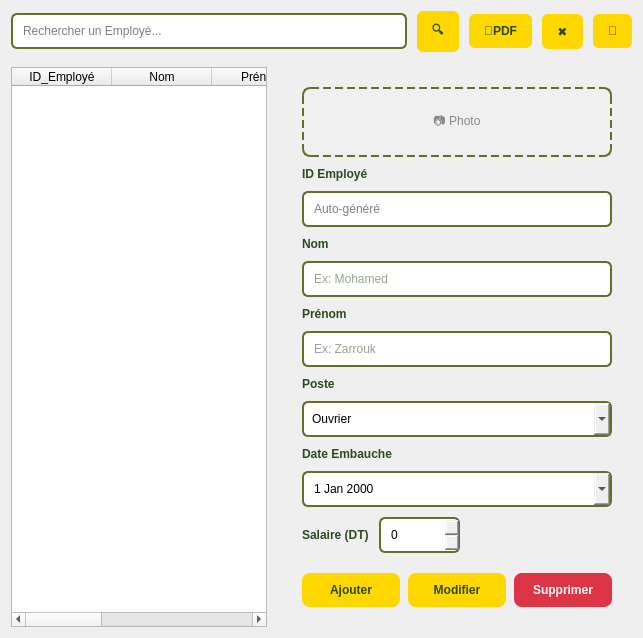
          <widget class="QWidget" name="employeListTab">
           <attribute name="title">
            <string>Liste des Employés</string>
           </attribute>
           <layout class="QVBoxLayout" name="employeTab1Layout">
            <property name="spacing">
             <number>15</number>
            </property>
            <item>
             <layout class="QHBoxLayout" name="employeSearchLayout">
              <property name="spacing">
               <number>10</number>
              </property>
              <item>
               <widget class="QLineEdit" name="searchBoxEmploye">
                <property name="styleSheet">
                 <string notr="true">padding: 8px; border: 2px solid #5d732c; border-radius: 6px;</string>
                </property>
                <property name="placeholderText">
                 <string>Rechercher un Employé...</string>
                </property>
               </widget>
              </item>
              <item>
               <widget class="QPushButton" name="btnSearchEmploye">
                <property name="styleSheet">
                 <string>background: #ffd700; color: #2d4a1f; border: none; padding: 10px 15px; border-radius: 6px; font-weight: bold;</string>
                </property>
                <property name="text">
                 <string>🔍</string>
                </property>
               </widget>
              </item>
              <item>
               <widget class="QPushButton" name="exportButton">
                <property name="styleSheet">
                 <string>background: #ffd700; color: #2d4a1f; border: none; padding: 10px 15px; border-radius: 6px; font-weight: bold;</string>
                </property>
                <property name="text">
                 <string>📄PDF</string>
                </property>
               </widget>
              </item>
              <item>
               <widget class="QPushButton" name="btnClearEmploye">
                <property name="styleSheet">
                 <string>background: #ffd700; color: #2d4a1f; border: none; padding: 10px 15px; border-radius: 6px; font-weight: bold;</string>
                </property>
                <property name="text">
                 <string>✖</string>
                </property>
               </widget>
              </item>
              <item>
               <widget class="QPushButton" name="btnRefreshEmploye">
                <property name="styleSheet">
                 <string>background: #ffd700; color: #2d4a1f; border: none; padding: 10px 15px; border-radius: 6px; font-weight: bold;</string>
                </property>
                <property name="text">
                 <string>🔄</string>
                </property>
               </widget>
              </item>
             </layout>
            </item>
            <item>
             <layout class="QHBoxLayout" name="splitLayoutEmploye">
              <property name="spacing">
               <number>15</number>
              </property>
              <item>
               <widget class="QTableWidget" name="employeTable">
                <property name="columnCount">
                 <number>6</number>
                </property>
                <attribute name="horizontalHeaderStretchLastSection">
                 <bool>true</bool>
                </attribute>
                <column>
                 <property name="text">
                  <string>ID_Employé</string>
                 </property>
                </column>
                <column>
                 <property name="text">
                  <string>Nom</string>
                 </property>
                </column>
                <column>
                 <property name="text">
                  <string>Prénom</string>
                 </property>
                </column>
                <column>
                 <property name="text">
                  <string>Poste</string>
                 </property>
                </column>
                <column>
                 <property name="text">
                  <string>Salaire</string>
                 </property>
                </column>
                <column>
                 <property name="text">
                  <string>Date_Embauche</string>
                 </property>
                </column>
               </widget>
              </item>
              <item>
               <widget class="QFrame" name="formPanelEmploye">
                <property name="minimumSize">
                 <size>
                  <width>350</width>
                  <height>0</height>
                 </size>
                </property>
                <property name="maximumSize">
                 <size>
                  <width>400</width>
                  <height>16777215</height>
                 </size>
                </property>
                <layout class="QVBoxLayout" name="formLayoutEmploye">
                 <property name="spacing">
                  <number>10</number>
                 </property>
                 <property name="margin" stdset="0">
                  <number>20</number>
                 </property>
                 <item>
                  <widget class="QLabel" name="photoLabelEmploye">
                   <property name="minimumSize">
                    <size>
                     <width>0</width>
                     <height>70</height>
                    </size>
                   </property>
                   <property name="styleSheet">
                    <string>background: #f0f0f0; border: 2px dashed #5d732c; border-radius: 8px; color: #888;</string>
                   </property>
                   <property name="text">
                    <string>📷 Photo</string>
                   </property>
                   <property name="alignment">
                    <set>Qt::AlignmentFlag::AlignCenter</set>
                   </property>
                  </widget>
                 </item>
                 <item>
                  <widget class="QLabel" name="labelIdEmploye">
                   <property name="styleSheet">
                    <string>color: #2d4a1f; font-weight: bold; font-size: 12px;</string>
                   </property>
                   <property name="text">
                    <string>ID Employé</string>
                   </property>
                  </widget>
                 </item>
                 <item>
                  <widget class="QLineEdit" name="inputIdEmploye">
                   <property name="styleSheet">
                    <string>padding: 8px; border: 2px solid #5d732c; border-radius: 6px;</string>
                   </property>
                   <property name="readOnly">
                    <bool>true</bool>
                   </property>
                   <property name="placeholderText">
                    <string>Auto-généré</string>
                   </property>
                  </widget>
                 </item>
                 <item>
                  <widget class="QLabel" name="labelNomEmploye">
                   <property name="styleSheet">
                    <string>color: #2d4a1f; font-weight: bold; font-size: 12px;</string>
                   </property>
                   <property name="text">
                    <string>Nom</string>
                   </property>
                  </widget>
                 </item>
                 <item>
                  <widget class="QLineEdit" name="inputNomEmploye">
                   <property name="styleSheet">
                    <string>padding: 8px; border: 2px solid #5d732c; border-radius: 6px; background: white; color: #2d4a1f;</string>
                   </property>
                   <property name="placeholderText">
                    <string>Ex: Mohamed</string>
                   </property>
                  </widget>
                 </item>
                 <item>
                  <widget class="QLabel" name="labelPrenomEmploye">
                   <property name="styleSheet">
                    <string>color: #2d4a1f; font-weight: bold; font-size: 12px;</string>
                   </property>
                   <property name="text">
                    <string>Prénom</string>
                   </property>
                  </widget>
                 </item>
                 <item>
                  <widget class="QLineEdit" name="inputPrenomEmploye">
                   <property name="styleSheet">
                    <string>padding: 8px; border: 2px solid #5d732c; border-radius: 6px; background: white; color: #2d4a1f;</string>
                   </property>
                   <property name="placeholderText">
                    <string>Ex: Zarrouk</string>
                   </property>
                  </widget>
                 </item>
                 <item>
                  <widget class="QLabel" name="labelPosteEmploye">
                   <property name="styleSheet">
                    <string>color: #2d4a1f; font-weight: bold; font-size: 12px;</string>
                   </property>
                   <property name="text">
                    <string>Poste</string>
                   </property>
                  </widget>
                 </item>
                 <item>
                  <widget class="QComboBox" name="inputPosteEmploye">
                   <property name="styleSheet">
                    <string>padding: 8px; border: 2px solid #5d732c; border-radius: 6px;</string>
                   </property>
                   <item>
                    <property name="text">
                     <string>Ouvrier</string>
                    </property>
                   </item>
                   <item>
                    <property name="text">
                     <string>Opérateur</string>
                    </property>
                   </item>
                   <item>
                    <property name="text">
                     <string>Technicien</string>
                    </property>
                   </item>
                   <item>
                    <property name="text">
                     <string>Contrôleur</string>
                    </property>
                   </item>
                   <item>
                    <property name="text">
                     <string>Responsable</string>
                    </property>
                   </item>
                  </widget>
                 </item>
                 <item>
                  <widget class="QLabel" name="labelDateEmbaucheEmploye">
                   <property name="styleSheet">
                    <string>color: #2d4a1f; font-weight: bold; font-size: 12px;</string>
                   </property>
                   <property name="text">
                    <string>Date Embauche</string>
                   </property>
                  </widget>
                 </item>
                 <item>
                  <widget class="QDateEdit" name="inputDateEmbaucheEmploye">
                   <property name="styleSheet">
                    <string>padding: 8px; border: 2px solid #5d732c; border-radius: 6px;</string>
                   </property>
                   <property name="calendarPopup">
                    <bool>true</bool>
                   </property>
                  </widget>
                 </item>
                 <item>
                  <layout class="QHBoxLayout" name="salaireLayoutEmploye">
                   <property name="spacing">
                    <number>10</number>
                   </property>
                   <item>
                    <widget class="QLabel" name="labelSalaireEmploye">
                     <property name="styleSheet">
                      <string>color: #2d4a1f; font-weight: bold; font-size: 12px;</string>
                     </property>
                     <property name="text">
                      <string>Salaire (DT)</string>
                     </property>
                    </widget>
                   </item>
                   <item>
                    <widget class="QSpinBox" name="inputSalaireEmploye">
                     <property name="maximumSize">
                      <size>
                       <width>120</width>
                       <height>16777215</height>
                      </size>
                     </property>
                     <property name="styleSheet">
                      <string>padding: 8px; border: 2px solid #5d732c; border-radius: 6px;</string>
                     </property>
                     <property name="maximum">
                      <number>999999</number>
                     </property>
                    </widget>
                   </item>
                   <item>
                    <spacer>
                     <property name="orientation">
                      <enum>Qt::Orientation::Horizontal</enum>
                     </property>
                     <property name="sizeHint" stdset="0">
                      <size>
                       <width>40</width>
                       <height>20</height>
                      </size>
                     </property>
                    </spacer>
                   </item>
                  </layout>
                 </item>
                 <item>
                  <spacer>
                   <property name="orientation">
                    <enum>Qt::Orientation::Vertical</enum>
                   </property>
                   <property name="sizeHint" stdset="0">
                    <size>
                     <width>20</width>
                     <height>10</height>
                    </size>
                   </property>
                  </spacer>
                 </item>
                 <item>
                  <layout class="QHBoxLayout" name="formButtonsEmploye">
                   <property name="spacing">
                    <number>8</number>
                   </property>
                   <item>
                    <widget class="QPushButton" name="btnAddEmploye">
                     <property name="styleSheet">
                      <string>background: #ffd700; color: #2d4a1f; border: none; padding: 10px; border-radius: 8px; font-weight: bold;</string>
                     </property>
                     <property name="text">
                      <string>Ajouter</string>
                     </property>
                    </widget>
                   </item>
                   <item>
                    <widget class="QPushButton" name="btnUpdateEmploye">
                     <property name="styleSheet">
                      <string>background: #ffd700; color: #2d4a1f; border: none; padding: 10px; border-radius: 8px; font-weight: bold;</string>
                     </property>
                     <property name="text">
                      <string>Modifier</string>
                     </property>
                    </widget>
                   </item>
                   <item>
                    <widget class="QPushButton" name="btnDeleteEmploye">
                     <property name="toolTip">
                      <string>Supprimer l'employé sélectionné</string>
                     </property>
                     <property name="styleSheet">
                      <string>background: #dc3545; color: white; border: none; padding: 10px; border-radius: 8px; font-weight: bold;</string>
                     </property>
                     <property name="text">
                      <string>Supprimer</string>
                     </property>
                    </widget>
                   </item>
                  </layout>
                 </item>
                </layout>
               </widget>
              </item>
             </layout>
            </item>
           </layout>
          </widget>
